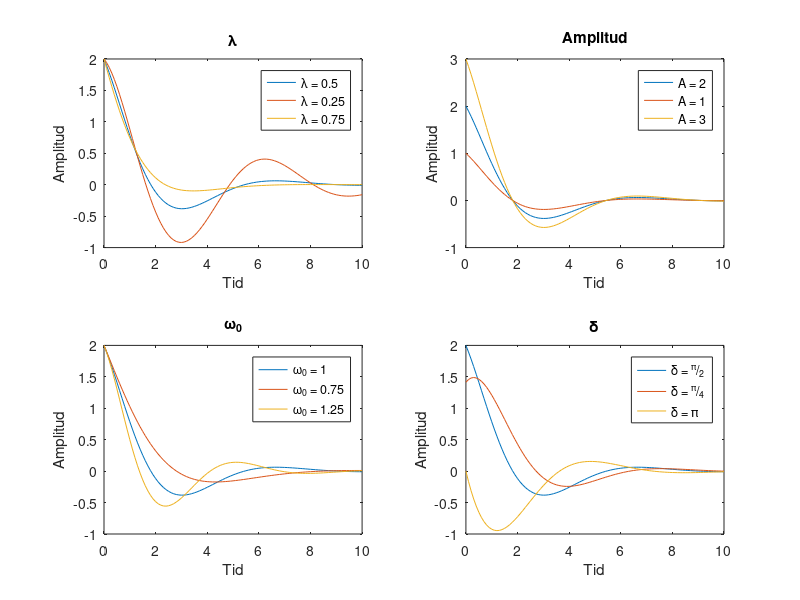
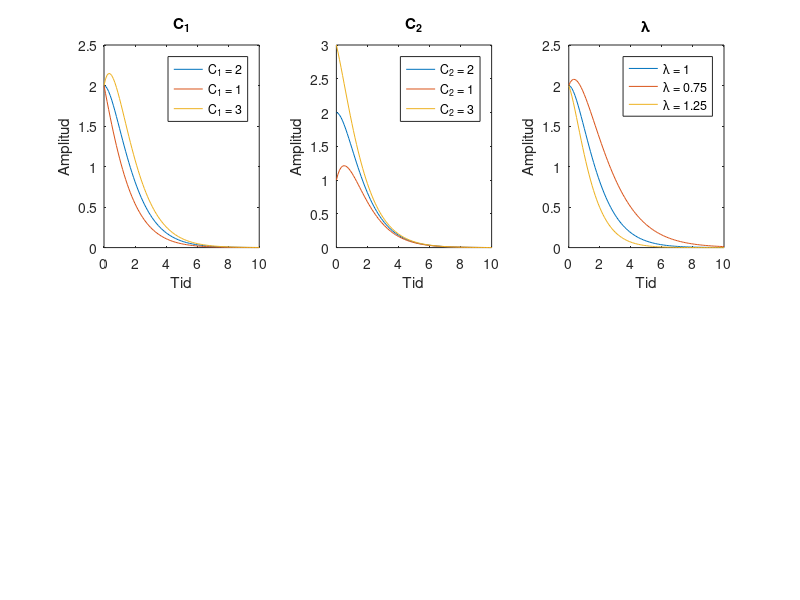
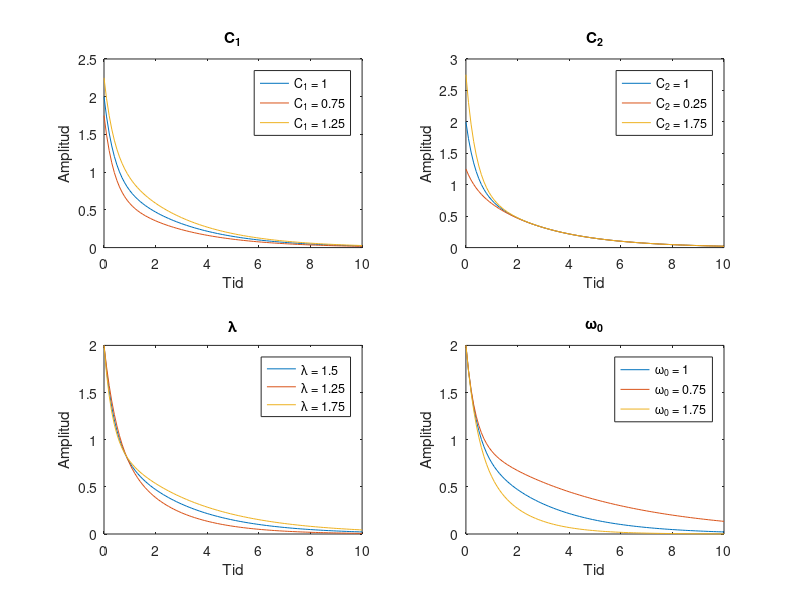
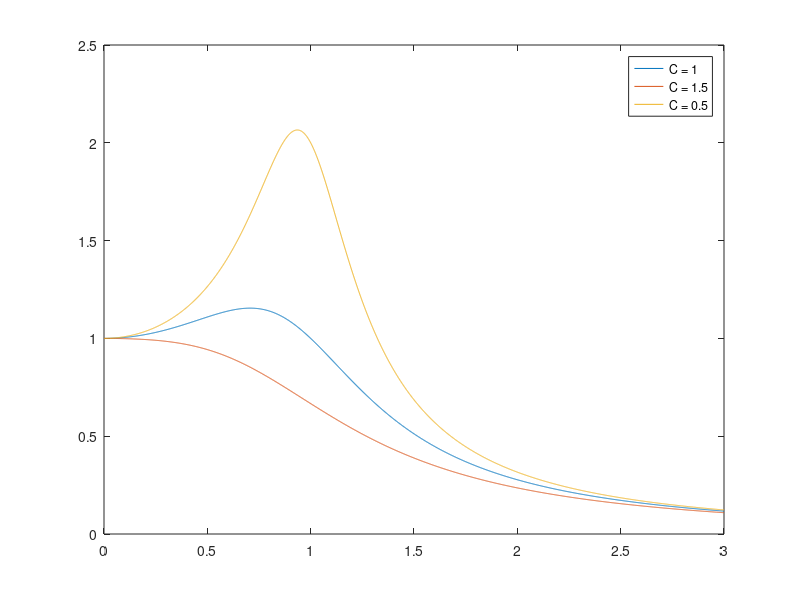

Recreate these plots in MATLAB, in order. (Note: this script raises an error after producing the figures.)
%ekv 2
%beta = sqrt((omega0).^2-(lambda).^2);
%X = A.*exp(-lambda.*t).*sin(beta.*t+omega);
figure(1);
t = 0:0.1:10;
%amplitud
A = 2;
%sväningsfaktor (mindre är större sväning)
lambda = 0.5;
%dämpningskonsant
omega0 = 1;
%fasförskjutning
delta = pi/2;

X1 = A.*exp(-lambda.*t).*sin((sqrt((omega0).^2-(lambda).^2)).*t+delta);
lambda = 0.25;
X2 = A.*exp(-lambda.*t).*sin((sqrt((omega0).^2-(lambda).^2)).*t+delta);
lambda = 0.75;
X3 = A.*exp(-lambda.*t).*sin((sqrt((omega0).^2-(lambda).^2)).*t+delta);
subplot(2,2,1);
plot(t, X1, t, X2, t, X3);
title("λ");
legend("λ = 0.5", "λ = 0.25", "λ = 0.75");
xlabel("Tid");
ylabel("Amplitud");
hold on
lambda = 0.5;

X1 = A.*exp(-lambda.*t).*sin((sqrt((omega0).^2-(lambda).^2)).*t+delta);
A = 1;
X2 = A.*exp(-lambda.*t).*sin((sqrt((omega0).^2-(lambda).^2)).*t+delta);
A = 3;
X3 = A.*exp(-lambda.*t).*sin((sqrt((omega0).^2-(lambda).^2)).*t+delta);
subplot(2,2,2);
plot(t, X1, t, X2, t, X3);
title("Amplitud");
legend("A = 2", "A = 1", "A = 3");
xlabel("Tid");
ylabel("Amplitud");
A = 2;

X1 = A.*exp(-lambda.*t).*sin((sqrt((omega0).^2-(lambda).^2)).*t+delta);
omega0 = 0.75;
X2 = A.*exp(-lambda.*t).*sin((sqrt((omega0).^2-(lambda).^2)).*t+delta);
omega0 = 1.25;
X3 = A.*exp(-lambda.*t).*sin((sqrt((omega0).^2-(lambda).^2)).*t+delta);
subplot(2,2,3);
plot(t, X1, t, X2, t, X3);
title("ω_0");
legend("ω_0 = 1", "ω_0 = 0.75", "ω_0 = 1.25");
xlabel("Tid");
ylabel("Amplitud");
omega0 = 1;

X1 = A.*exp(-lambda.*t).*sin((sqrt((omega0).^2-(lambda).^2)).*t+delta);
delta = pi /4;
X2 = A.*exp(-lambda.*t).*sin((sqrt((omega0).^2-(lambda).^2)).*t+delta);
delta = pi;
X3 = A.*exp(-lambda.*t).*sin((sqrt((omega0).^2-(lambda).^2)).*t+delta);
subplot(2,2,4);
plot(t, X1, t, X2, t, X3);
title("δ");
legend("δ = ^{π}/_{2}", "δ = ^{π}/_{4}", "δ = π");
xlabel("Tid");
ylabel("Amplitud");
hold off;
%%
%ekv 3
figure(2);
C1 = 2;
%start position
C2 = 2;
lambda = 1;
t = 0:0.1:10;

subplot(2,3,1);
X1 = (C1.*t+C2).*exp(-lambda.*t);
C1 = 1;
X2 = (C1.*t+C2).*exp(-lambda.*t);
C1 = 3;
X3 = (C1.*t+C2).*exp(-lambda.*t);
C1 = 2;
plot(t, X1, t, X2, t, X3);
xlabel("Tid");
ylabel("Amplitud");
legend("C_{1} = 2","C_{1} = 1","C_{1} = 3");
title("C_{1}");
hold on;

subplot(2,3,2);
X1 = (C1.*t+C2).*exp(-lambda.*t);
C2 = 1;
X2 = (C1.*t+C2).*exp(-lambda.*t);
C2 = 3;
X3 = (C1.*t+C2).*exp(-lambda.*t);
C2 = 2;
plot(t, X1, t, X2, t, X3);
xlabel("Tid");
ylabel("Amplitud");
legend("C_{2} = 2","C_{2} = 1","C_{2} = 3");
title("C_{2}");

subplot(2,3,3);
X1 = (C1.*t+C2).*exp(-lambda.*t);
lambda = 0.75;
X2 = (C1.*t+C2).*exp(-lambda.*t);
lambda = 1.25;
X3 = (C1.*t+C2).*exp(-lambda.*t);
plot(t, X1, t, X2, t, X3);
xlabel("Tid");
ylabel("Amplitud");
legend("λ = 1","λ = 0.75","λ = 1.25");
title("λ");

%%
%ekv 4
% beta = sqrt((lambda).^2-(omega0).^2);
% X = C1.*exp(-(lambda-beta).*t)+C2.*exp(-(lambda+beta).*t);
figure(3);
C1 = 1;
C2 = 1;
lambda = 1.5;
omega0 = 1;

X1 = C1.*exp(-(lambda-(sqrt((lambda).^2-(omega0).^2))).*t)+C2.*exp(-(lambda+(sqrt((lambda).^2-(omega0).^2))).*t);
C1 = 0.75;
X2 = C1.*exp(-(lambda-(sqrt((lambda).^2-(omega0).^2))).*t)+C2.*exp(-(lambda+(sqrt((lambda).^2-(omega0).^2))).*t);
C1 = 1.25;
X3 = C1.*exp(-(lambda-(sqrt((lambda).^2-(omega0).^2))).*t)+C2.*exp(-(lambda+(sqrt((lambda).^2-(omega0).^2))).*t);
C1 = 1;
subplot(2,2,1);
plot(t, X1, t, X2, t, X3)
xlabel("Tid");
ylabel("Amplitud");
legend("C_{1} = 1", "C_{1} = 0.75", "C_{1} = 1.25");
title("C_{1}");
hold on;

X1 = C1.*exp(-(lambda-(sqrt((lambda).^2-(omega0).^2))).*t)+C2.*exp(-(lambda+(sqrt((lambda).^2-(omega0).^2))).*t);
C2 = 0.25;
X2 = C1.*exp(-(lambda-(sqrt((lambda).^2-(omega0).^2))).*t)+C2.*exp(-(lambda+(sqrt((lambda).^2-(omega0).^2))).*t);
C2 = 1.75;
X3 = C1.*exp(-(lambda-(sqrt((lambda).^2-(omega0).^2))).*t)+C2.*exp(-(lambda+(sqrt((lambda).^2-(omega0).^2))).*t);
C2 = 1;
subplot(2,2,2);
plot(t, X1, t, X2, t, X3)
xlabel("Tid");
ylabel("Amplitud");
legend("C_{2} = 1", "C_{2} = 0.25", "C_{2} = 1.75");
title("C_{2}");

X1 = C1.*exp(-(lambda-(sqrt((lambda).^2-(omega0).^2))).*t)+C2.*exp(-(lambda+(sqrt((lambda).^2-(omega0).^2))).*t);
lambda = 1.25;
X2 = C1.*exp(-(lambda-(sqrt((lambda).^2-(omega0).^2))).*t)+C2.*exp(-(lambda+(sqrt((lambda).^2-(omega0).^2))).*t);
lambda = 1.75;
X3 = C1.*exp(-(lambda-(sqrt((lambda).^2-(omega0).^2))).*t)+C2.*exp(-(lambda+(sqrt((lambda).^2-(omega0).^2))).*t);
lambda = 1.5;
subplot(2,2,3);
plot(t, X1, t, X2, t, X3)
xlabel("Tid");
ylabel("Amplitud");
legend("λ = 1.5", "λ = 1.25", "λ = 1.75");
title("λ");

X1 = C1.*exp(-(lambda-(sqrt((lambda).^2-(omega0).^2))).*t)+C2.*exp(-(lambda+(sqrt((lambda).^2-(omega0).^2))).*t);
omega0 = 0.75;
X2 = C1.*exp(-(lambda-(sqrt((lambda).^2-(omega0).^2))).*t)+C2.*exp(-(lambda+(sqrt((lambda).^2-(omega0).^2))).*t);
omega0 = 1.25;
X3 = C1.*exp(-(lambda-(sqrt((lambda).^2-(omega0).^2))).*t)+C2.*exp(-(lambda+(sqrt((lambda).^2-(omega0).^2))).*t);
omega0 = 1;
subplot(2,2,4);
plot(t, X1, t, X2, t, X3)
xlabel("Tid");
ylabel("Amplitud");
legend("ω_0 = 1", "ω_0 = 0.75", "ω_0 = 1.75");
title("ω_0");
%%
% amplitud
figure(4);
omega = 0:0.001:3;
b = 1;
L = 0.0083;
m = 1;
omega0 = 1;
c = 1
A = b./(sqrt(m.^2*((omega.^2 - omega0.^2).^2) + (c.^2.*omega.^2)));
plot(omega, A)
c = 1.5
hold on
A = b./(sqrt(m.^2*((omega.^2 - omega0.^2).^2) + (c.^2.*omega.^2)));
plot(omega,A)
c = 0.5
A = b./(sqrt(m.^2*((omega.^2 - omega0.^2).^2) + (c.^2.*omega.^2)));
plot(omega,A)
legend("C = 1","C = 1.5","C = 0.5");
%%
%RLC
figure(5);
R = 5;
L = 0.0082;
C = 0.0001;
resonansfrekvens = 1/(2.*pi.*sqrt(L.*C))
H1 = tf((1/(L.*C)), [1 (R/L) 1/(L.*C)]);
R = 13;
H2 = tf((1/(L.*C)), [1 (R/L) 1/(L.*C)]);
h = bodeplot(H1, H2);
title("Frekvensspektrum");
setoptions(h,'FreqUnits','Hz','PhaseVisible','off');
legend("R = 5", "R = 13");

%%
%ODE45
figure(6);
clf
c=1.0;              % dämpningskonstant 0.5
m=1.0;              % massa 1.0
k=1.0;              % fjäderkonstant 1.0
b=0.0;              % amplitud av drivkraft
w0=sqrt(k/m);       % resonansfrekvens
dx = @(t,x) [x(2) ; -c/m*x(2)-k/m*x(1)+b*cos(w0*t)];
[t,x] = ode45(dx,[0 10],[2 0]); % [3 -0.75]
subplot(2,2,1);
plot(t,x(:,1))
xlabel('t')
ylabel('x(t)')
title("ODE45");
%step function
subplot(2,2,2)
[t1,x1] = stepSolver(dx,[0 10],[2 0], 16);
[t2,x2] = stepSolver(dx,[0 10],[2 0], 32);
[t3,x3] = stepSolver(dx,[0 10],[2 0], 64);
plot(t1,x1(:,1), t2, x2(:,1), t3, x3(:,1))
title("Eulers steglösning");
xlabel('t')
ylabel('x(t)')
legend("steg = 16", "steg = 32", "steg = 64")
function [Tout, Xout] = stepSolver(f, targ, init, nrOfStep)
    T0 = targ(1);                              %start
    T = targ(2);                               %end
    step = (T-T0)/nrOfStep;                    %stegstorlek
    Tout = zeros(nrOfStep+1,1);                %tid utvariabel
    Xout = zeros(nrOfStep+1, length(init));    %värde utvariabel
    t = T0;                                    
    x = init';
    Tout(1) = t;
    Xout(1,:) = init;
    
    for i=1:nrOfStep
       x1 = f(t,x);
       euler = x + x1*step;
       x2 = f(t+step, euler);
       x = x + ((x1+x2)/2*step);
       t = t + step;
       Tout(i+1) = t;
       Xout(i+1,:) = x';
    end
end